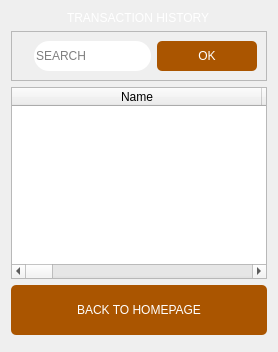
      <widget class="QWidget" name="page_9">
       <layout class="QVBoxLayout" name="verticalLayout_11">
        <item alignment="Qt::AlignHCenter">
         <widget class="QLabel" name="label_24">
          <property name="styleSheet">
           <string notr="true">font: 50pt &quot;Agency FB&quot;;
color: rgb(255, 255, 255);</string>
          </property>
          <property name="text">
           <string>TRANSACTION HISTORY</string>
          </property>
         </widget>
        </item>
        <item>
         <widget class="QFrame" name="frame_7">
          <property name="minimumSize">
           <size>
            <width>0</width>
            <height>50</height>
           </size>
          </property>
          <property name="frameShape">
           <enum>QFrame::StyledPanel</enum>
          </property>
          <property name="frameShadow">
           <enum>QFrame::Raised</enum>
          </property>
          <layout class="QHBoxLayout" name="horizontalLayout_4">
           <item>
            <widget class="QLabel" name="label_128">
             <property name="text">
              <string/>
             </property>
            </widget>
           </item>
           <item>
            <widget class="QLineEdit" name="lineEdit_12">
             <property name="minimumSize">
              <size>
               <width>0</width>
               <height>30</height>
              </size>
             </property>
             <property name="styleSheet">
              <string notr="true">QLineEdit{
	 
	background-color: rgb(255, 255, 255);
	border-radius: 15px;
	
}
QLineEdit:hover{
	border :3px solid rgb(170, 85, 0);
}

QLineEdit:focus{
	border :3px solid rgb(35, 218, 233);
}</string>
             </property>
             <property name="placeholderText">
              <string>SEARCH </string>
             </property>
             <property name="clearButtonEnabled">
              <bool>true</bool>
             </property>
            </widget>
           </item>
           <item>
            <widget class="QPushButton" name="pushButton_10">
             <property name="minimumSize">
              <size>
               <width>100</width>
               <height>30</height>
              </size>
             </property>
             <property name="maximumSize">
              <size>
               <width>100</width>
               <height>16777215</height>
              </size>
             </property>
             <property name="toolTip">
              <string>&lt;html&gt;&lt;head/&gt;&lt;body&gt;&lt;p&gt;&lt;span style=&quot; font-weight:600;&quot;&gt;Ok Button (Enter)&lt;/span&gt;&lt;/p&gt;&lt;p&gt;- Clicked it, once you input the name you want to &amp;quot;seach&amp;quot;.&lt;/p&gt;&lt;/body&gt;&lt;/html&gt;</string>
             </property>
             <property name="styleSheet">
              <string notr="true">QPushButton
{
	
	font: 18pt &quot;Corbel Light&quot;;
	color: rgb(255, 255, 255);
	background-color: rgb(170, 85, 0);
    border-radius:5px;
	

	
}

QPushButton:hover
{
	background-color: rgb(0, 255, 255);
	border:0px solid rgb(255,255,255);
	border-style: outset;
	border-width: 2px;
	margin-bottom: 1px;
}
QPushButton:pressed
{
	background-color: rgb(170, 85, 0);
	background-color: rgba(0, 120, 252, 150);
    border-style: inset;
    border-width: 2px;
}</string>
             </property>
             <property name="text">
              <string>OK</string>
             </property>
            </widget>
           </item>
          </layout>
         </widget>
        </item>
        <item>
         <widget class="QTableWidget" name="tableWidget_2">
          <property name="sizePolicy">
           <sizepolicy hsizetype="Expanding" vsizetype="Expanding">
            <horstretch>0</horstretch>
            <verstretch>0</verstretch>
           </sizepolicy>
          </property>
          <property name="editTriggers">
           <set>QAbstractItemView::NoEditTriggers</set>
          </property>
          <property name="sortingEnabled">
           <bool>true</bool>
          </property>
          <attribute name="horizontalHeaderDefaultSectionSize">
           <number>250</number>
          </attribute>
          <attribute name="horizontalHeaderStretchLastSection">
           <bool>true</bool>
          </attribute>
          <column>
           <property name="text">
            <string>Name</string>
           </property>
          </column>
          <column>
           <property name="text">
            <string>Address</string>
           </property>
          </column>
          <column>
           <property name="text">
            <string>Goods ID</string>
           </property>
          </column>
          <column>
           <property name="text">
            <string>Quantity</string>
           </property>
          </column>
          <column>
           <property name="text">
            <string>Type of Transaction</string>
           </property>
          </column>
          <column>
           <property name="text">
            <string>Total Amount</string>
           </property>
          </column>
          <column>
           <property name="text">
            <string>Date</string>
           </property>
          </column>
          <column>
           <property name="text">
            <string>Time</string>
           </property>
          </column>
          <column>
           <property name="text">
            <string>Succesful/Cancelled</string>
           </property>
          </column>
         </widget>
        </item>
        <item>
         <widget class="QPushButton" name="pushButton">
          <property name="minimumSize">
           <size>
            <width>0</width>
            <height>50</height>
           </size>
          </property>
          <property name="maximumSize">
           <size>
            <width>16777215</width>
            <height>16777215</height>
           </size>
          </property>
          <property name="toolTip">
           <string>&lt;html&gt;&lt;head/&gt;&lt;body&gt;&lt;p&gt;&lt;span style=&quot; font-weight:600;&quot;&gt;Back to Home Page Button (Esc)&lt;/span&gt;&lt;/p&gt;&lt;p&gt;- Clicked it to return to the Home Page.&lt;/p&gt;&lt;/body&gt;&lt;/html&gt;</string>
          </property>
          <property name="styleSheet">
           <string notr="true">QPushButton
{
	
	font: 20pt &quot;Corbel Light&quot;;
	color: rgb(255, 255, 255);
	background-color: rgb(170, 85, 0);
    border-radius:5px;
	

	
}

QPushButton:hover
{
	background-color: rgb(0, 255, 255);
	border:0px solid rgb(255,255,255);
	border-style: outset;
	border-width: 2px;
	margin-bottom: 1px;
}
QPushButton:pressed
{
	background-color: rgb(170, 85, 0);
	background-color: rgba(0, 120, 252, 150);
    border-style: inset;
    border-width: 2px;
}</string>
          </property>
          <property name="text">
           <string>BACK TO HOMEPAGE</string>
          </property>
         </widget>
        </item>
        <item>
         <widget class="QFrame" name="frame_8">
          <property name="frameShape">
           <enum>QFrame::StyledPanel</enum>
          </property>
          <property name="frameShadow">
           <enum>QFrame::Raised</enum>
          </property>
         </widget>
        </item>
       </layout>
      </widget>
